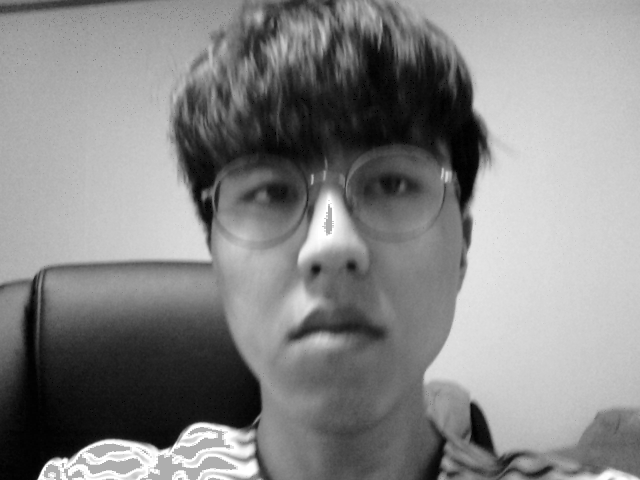
#> input picture transfer/201324484/10.png, 640 x 480 px, given in place of 10.png10.png, which was not available
$ python -i server.py   (imports and definitions only)   (Python 2 division)
#> lines starting #> are read from the running program, lines starting #| are printed output that depends on the picture; pictures that were not available may be replaced by others from this repository, and a replacement may not be noted
import socket
import os
import cv2
import zipfile
import numpy
from PIL import Image

cntt = 0

def faceDetect(img):
    cas = cv2.CascadeClassifier("./haarcascade_frontalface_default.xml")
    faces = cas.detectMultiScale(img, 1.1, 5, minSize=(30,30))

    if faces is():
        return None

    for(x,y,w,h) in faces:
        cropped_face = img[y:y+h, x:x+w]

    return cropped_face

def getImagesWithID(path):
#> called with path = '201324484/10.png'
    faces = []
    labels = []

    filenames = os.listdir(path)
    filenames = [file for file in filenames if file.endswith(".png")]

    try:
        if not(os.path.isdir(path + "crop")):
            os.makedirs(os.path.join(path + "crop"))
    except OSError as e:
        if e.errno != errno.EEXIST:
            print("Failed to create directory!!!!!")
            raise

    cntt = 0
    for file in filenames:
        print (file)
        img = Image.open(path + file).convert('L')
#> img is the input picture: PIL image 640x480 L; min 0, max 255, mean 134.1

        img_numpy = numpy.array(img, 'uint8')

        face = faceDetect(img_numpy)
#> in faceDetect, `faces = cas.detectMultiScale(img, 1.1, 5, minSize=(30,30))`: faces = [[177, 73, 320, 320]]
#> the loop in faceDetect, `for(x,y,w,h) in faces:` made 1 pass
#> pass 1, in faceDetect, `cropped_face = img[y:y+h, x:x+w]`:
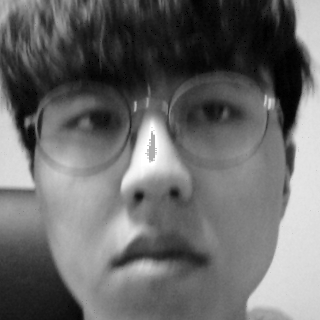
#> cropped_face: shape (320, 320); min 0, max 255, mean 105.4
        if face is not None:
            face = cv2.resize(face, (200,200))
            cv2.imwrite(path + "/crop/" + str(cntt) + ".png", face)
            cntt += 1
        else:
            continue


def getAllImages():
    faces = []
    labels = []

    dirnames = os.listdir("./pics")
    print dirnames

    for dir in dirnames:
        print dir
        path = "./pics/" + dir + "/crop"
        filenames = os.listdir(path)
        print (filenames)
        filenames = [file for file in filenames if file.endswith(".png")]

        for file in filenames:
            face = cv2.imread(path + "/" + file, cv2.IMREAD_GRAYSCALE)
            faces.append(numpy.asarray(face, dtype=numpy.uint8))
            labels.append(int(dir))

    return faces, labels

HOST = socket.gethostname()
PORT = 50000
ADDR = (HOST, PORT)
BUFF_SIZE = 1024

# [1 line that did not run here, left out]

# [75 lines not run here, left out]

>>> result = getImagesWithID('201324484/10.png')

$ run again, on transfer/201324484/102.png
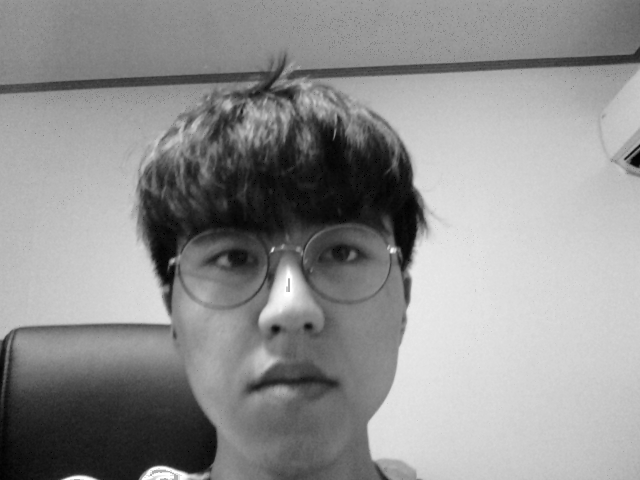
#> input picture transfer/201324484/102.png, 640 x 480 px, given in place of 102.png102.png, which was not available
#> in getImagesWithID, img is the input picture: PIL image 640x480 L; min 0, max 255, mean 144.5
#> faces = [[145, 153, 292, 292]]
#> the loop in faceDetect, `for(x,y,w,h) in faces:` made 1 pass
#> pass 1, in faceDetect, `cropped_face = img[y:y+h, x:x+w]`:
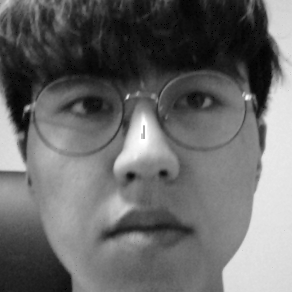
#> cropped_face: shape (292, 292); min 0, max 255, mean 104.8

$ run again, on transfer/201324484/105.png
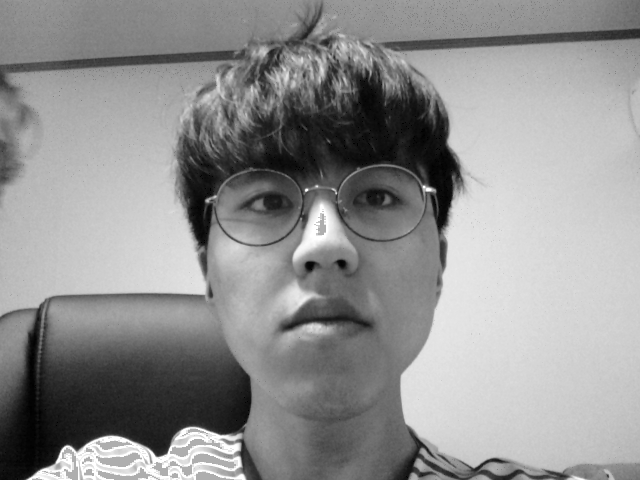
#> input picture transfer/201324484/105.png, 640 x 480 px, given in place of 105.png105.png, which was not available
#> in getImagesWithID, img is the input picture: PIL image 640x480 L; min 0, max 255, mean 145
#> faces = [[179, 90, 294, 294]]
#> the loop in faceDetect, `for(x,y,w,h) in faces:` made 1 pass
#> pass 1, in faceDetect, `cropped_face = img[y:y+h, x:x+w]`:
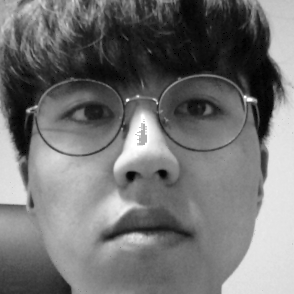
#> cropped_face: shape (294, 294); min 0, max 255, mean 114.4
